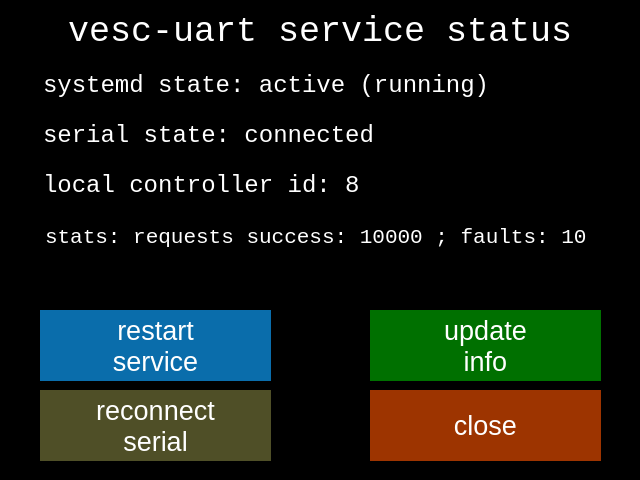
<?xml version="1.0" encoding="UTF-8"?>
<ui version="4.0">
 <class>Form</class>
 <widget class="QWidget" name="Form">
  <property name="geometry">
   <rect>
    <x>0</x>
    <y>0</y>
    <width>640</width>
    <height>480</height>
   </rect>
  </property>
  <property name="sizePolicy">
   <sizepolicy hsizetype="Fixed" vsizetype="Fixed">
    <horstretch>0</horstretch>
    <verstretch>0</verstretch>
   </sizepolicy>
  </property>
  <property name="minimumSize">
   <size>
    <width>640</width>
    <height>480</height>
   </size>
  </property>
  <property name="maximumSize">
   <size>
    <width>640</width>
    <height>480</height>
   </size>
  </property>
  <property name="contextMenuPolicy">
   <enum>Qt::NoContextMenu</enum>
  </property>
  <property name="windowTitle">
   <string notr="true"/>
  </property>
  <property name="styleSheet">
   <string notr="true">background-color: rgb(0, 0, 0);</string>
  </property>
  <widget class="QLineEdit" name="title">
   <property name="geometry">
    <rect>
     <x>20</x>
     <y>10</y>
     <width>601</width>
     <height>41</height>
    </rect>
   </property>
   <property name="sizePolicy">
    <sizepolicy hsizetype="Fixed" vsizetype="Fixed">
     <horstretch>0</horstretch>
     <verstretch>0</verstretch>
    </sizepolicy>
   </property>
   <property name="font">
    <font>
     <family>Consolas</family>
     <pointsize>26</pointsize>
    </font>
   </property>
   <property name="styleSheet">
    <string notr="true">color: rgb(255, 255, 255);</string>
   </property>
   <property name="text">
    <string>vesc-uart service status</string>
   </property>
   <property name="alignment">
    <set>Qt::AlignCenter</set>
   </property>
   <property name="readOnly">
    <bool>true</bool>
   </property>
  </widget>
  <widget class="QLineEdit" name="systemd_state">
   <property name="geometry">
    <rect>
     <x>40</x>
     <y>70</y>
     <width>561</width>
     <height>31</height>
    </rect>
   </property>
   <property name="sizePolicy">
    <sizepolicy hsizetype="Fixed" vsizetype="Fixed">
     <horstretch>0</horstretch>
     <verstretch>0</verstretch>
    </sizepolicy>
   </property>
   <property name="font">
    <font>
     <family>Consolas</family>
     <pointsize>18</pointsize>
    </font>
   </property>
   <property name="focusPolicy">
    <enum>Qt::StrongFocus</enum>
   </property>
   <property name="contextMenuPolicy">
    <enum>Qt::NoContextMenu</enum>
   </property>
   <property name="acceptDrops">
    <bool>false</bool>
   </property>
   <property name="styleSheet">
    <string notr="true">color: rgb(255, 255, 255);</string>
   </property>
   <property name="text">
    <string>systemd state: active (running)</string>
   </property>
   <property name="frame">
    <bool>true</bool>
   </property>
   <property name="readOnly">
    <bool>true</bool>
   </property>
   <property name="clearButtonEnabled">
    <bool>false</bool>
   </property>
  </widget>
  <widget class="QLineEdit" name="connection_state">
   <property name="geometry">
    <rect>
     <x>40</x>
     <y>120</y>
     <width>561</width>
     <height>31</height>
    </rect>
   </property>
   <property name="sizePolicy">
    <sizepolicy hsizetype="Fixed" vsizetype="Fixed">
     <horstretch>0</horstretch>
     <verstretch>0</verstretch>
    </sizepolicy>
   </property>
   <property name="font">
    <font>
     <family>Consolas</family>
     <pointsize>18</pointsize>
    </font>
   </property>
   <property name="mouseTracking">
    <bool>false</bool>
   </property>
   <property name="acceptDrops">
    <bool>false</bool>
   </property>
   <property name="styleSheet">
    <string notr="true">color: rgb(255, 255, 255);</string>
   </property>
   <property name="text">
    <string>serial state: connected</string>
   </property>
   <property name="readOnly">
    <bool>true</bool>
   </property>
  </widget>
  <widget class="QPushButton" name="control_systemd_service">
   <property name="geometry">
    <rect>
     <x>40</x>
     <y>310</y>
     <width>231</width>
     <height>71</height>
    </rect>
   </property>
   <property name="font">
    <font>
     <pointsize>20</pointsize>
    </font>
   </property>
   <property name="styleSheet">
    <string notr="true">color: rgb(255, 255, 255);
background-color: rgb(10, 109, 171);
border: none;</string>
   </property>
   <property name="text">
    <string>restart
service</string>
   </property>
  </widget>
  <widget class="QLineEdit" name="local_esc_id">
   <property name="geometry">
    <rect>
     <x>40</x>
     <y>170</y>
     <width>561</width>
     <height>31</height>
    </rect>
   </property>
   <property name="sizePolicy">
    <sizepolicy hsizetype="Fixed" vsizetype="Fixed">
     <horstretch>0</horstretch>
     <verstretch>0</verstretch>
    </sizepolicy>
   </property>
   <property name="font">
    <font>
     <family>Consolas</family>
     <pointsize>18</pointsize>
    </font>
   </property>
   <property name="mouseTracking">
    <bool>false</bool>
   </property>
   <property name="acceptDrops">
    <bool>false</bool>
   </property>
   <property name="styleSheet">
    <string notr="true">color: rgb(255, 255, 255);</string>
   </property>
   <property name="text">
    <string>local controller id: 8</string>
   </property>
   <property name="readOnly">
    <bool>true</bool>
   </property>
  </widget>
  <widget class="QPushButton" name="connect_reconnect">
   <property name="geometry">
    <rect>
     <x>40</x>
     <y>390</y>
     <width>231</width>
     <height>71</height>
    </rect>
   </property>
   <property name="font">
    <font>
     <pointsize>20</pointsize>
    </font>
   </property>
   <property name="styleSheet">
    <string notr="true">color: rgb(255, 255, 255);
background-color: rgb(79, 79, 39);
border: none;
</string>
   </property>
   <property name="text">
    <string>reconnect
serial</string>
   </property>
  </widget>
  <widget class="QPushButton" name="update_info">
   <property name="geometry">
    <rect>
     <x>370</x>
     <y>310</y>
     <width>231</width>
     <height>71</height>
    </rect>
   </property>
   <property name="sizePolicy">
    <sizepolicy hsizetype="Fixed" vsizetype="Fixed">
     <horstretch>0</horstretch>
     <verstretch>0</verstretch>
    </sizepolicy>
   </property>
   <property name="baseSize">
    <size>
     <width>0</width>
     <height>0</height>
    </size>
   </property>
   <property name="font">
    <font>
     <pointsize>20</pointsize>
    </font>
   </property>
   <property name="autoFillBackground">
    <bool>false</bool>
   </property>
   <property name="styleSheet">
    <string notr="true">color: rgb(255, 255, 255);
background-color: rgb(0, 112, 0);
border: none;</string>
   </property>
   <property name="text">
    <string>update
info</string>
   </property>
  </widget>
  <widget class="QPushButton" name="close_button">
   <property name="geometry">
    <rect>
     <x>370</x>
     <y>390</y>
     <width>231</width>
     <height>71</height>
    </rect>
   </property>
   <property name="font">
    <font>
     <pointsize>20</pointsize>
    </font>
   </property>
   <property name="styleSheet">
    <string notr="true">color: rgb(255, 255, 255);
background-color: rgb(157, 52, 0);
border: none;</string>
   </property>
   <property name="text">
    <string>close</string>
   </property>
  </widget>
  <widget class="QPlainTextEdit" name="connection_stats">
   <property name="geometry">
    <rect>
     <x>40</x>
     <y>220</y>
     <width>561</width>
     <height>71</height>
    </rect>
   </property>
   <property name="sizePolicy">
    <sizepolicy hsizetype="Fixed" vsizetype="Fixed">
     <horstretch>0</horstretch>
     <verstretch>0</verstretch>
    </sizepolicy>
   </property>
   <property name="font">
    <font>
     <family>Consolas</family>
     <pointsize>16</pointsize>
    </font>
   </property>
   <property name="acceptDrops">
    <bool>false</bool>
   </property>
   <property name="styleSheet">
    <string notr="true">color: rgb(255, 255, 255);</string>
   </property>
   <property name="verticalScrollBarPolicy">
    <enum>Qt::ScrollBarAlwaysOff</enum>
   </property>
   <property name="horizontalScrollBarPolicy">
    <enum>Qt::ScrollBarAlwaysOff</enum>
   </property>
   <property name="undoRedoEnabled">
    <bool>false</bool>
   </property>
   <property name="readOnly">
    <bool>true</bool>
   </property>
   <property name="plainText">
    <string>stats: requests success: 10000 ; faults: 10</string>
   </property>
  </widget>
 </widget>
 <resources/>
 <connections/>
</ui>
